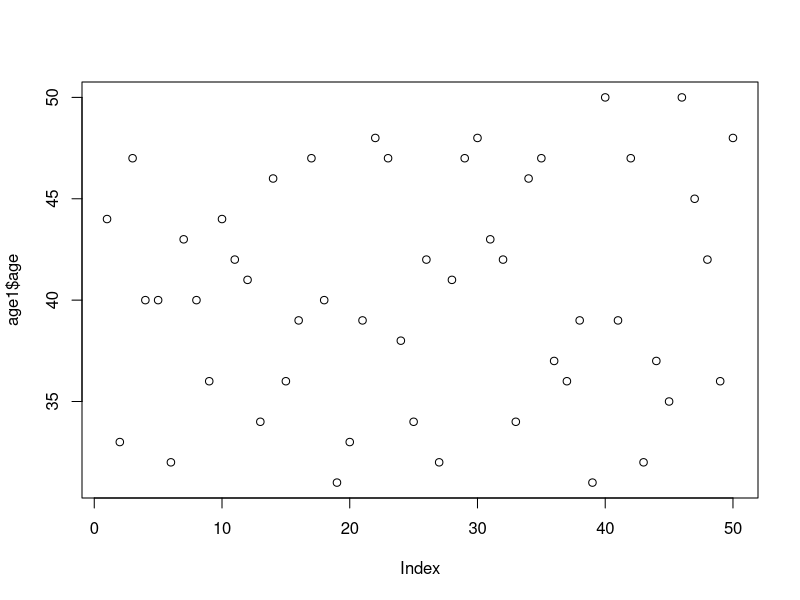
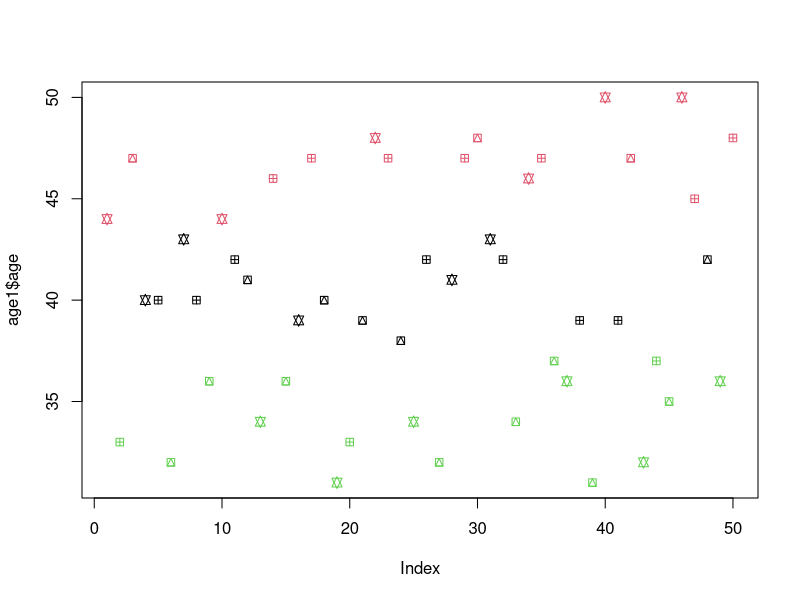
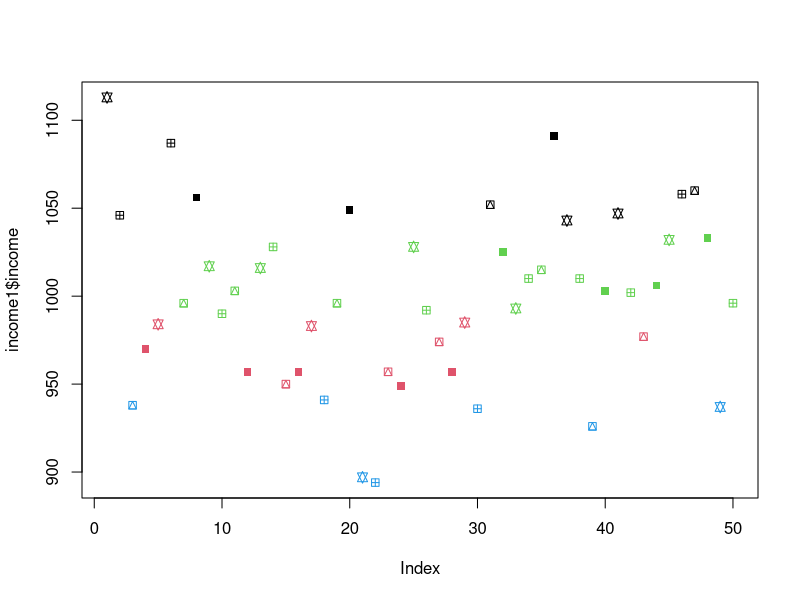
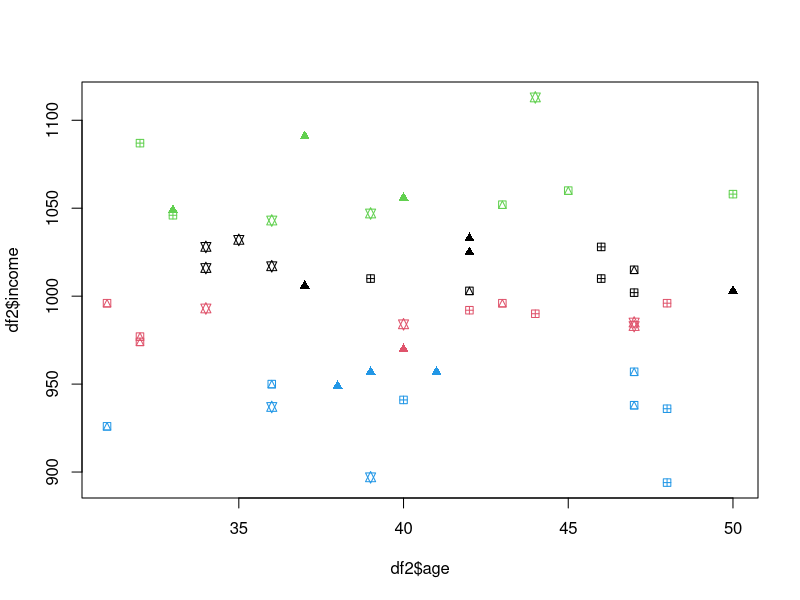

These figures' R source, in order:
# Clustering
# For Segmentation

(age = ceiling(runif(50, 30, 50)))
(income = ceiling(rnorm(50, 1000, 50)))
(gender = sample(c(1,2), size=50, replace=T))
customers = data.frame(age, income, gender)
head(customers)

#case1 : only age
age1 = data.frame(age)
clust1 = kmeans(age1, 3)
clust1$cluster
combined = cbind(age1, clust1$cluster)
plot(age1$age)
plot(age1$age, col=clust1$cluster, pch=c(11,12,14))

#case1 : only income
income1 = data.frame(income)
clust1a = kmeans(income, 4)
clust1a$cluster
(combined = cbind(income1, clust1a$cluster))
combined[order(clust1a$cluster),]
plot(income1$income, col=clust1a$cluster, pch=c(11,12,14,15))




df2 = data.frame(age, income)
clust2 = kmeans(df2, 4)
clust2$cluster
combined2 = cbind(df2, clust2$cluster)
head(combined2)
plot(x=df2$age, y=df2$income, col=clust2$cluster, pch=c(11,12,14,17))
df2[clust2$cluster==2,]



(gender = sample(c(1,2), size=1000, replace=T, prob=c(.6,.4)))
table(gender)
prop.table(table(gender))
